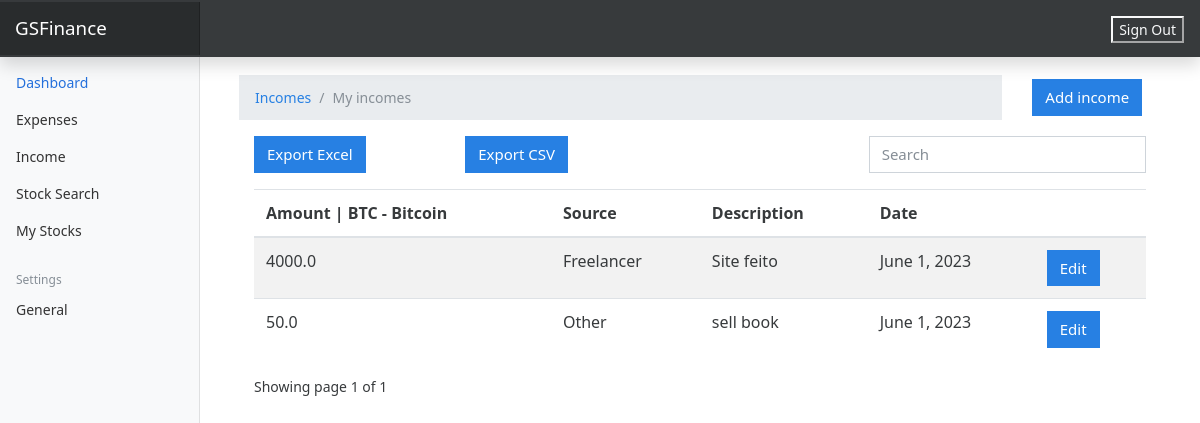
The page /income/ (signed in) on the database as committed earlier.
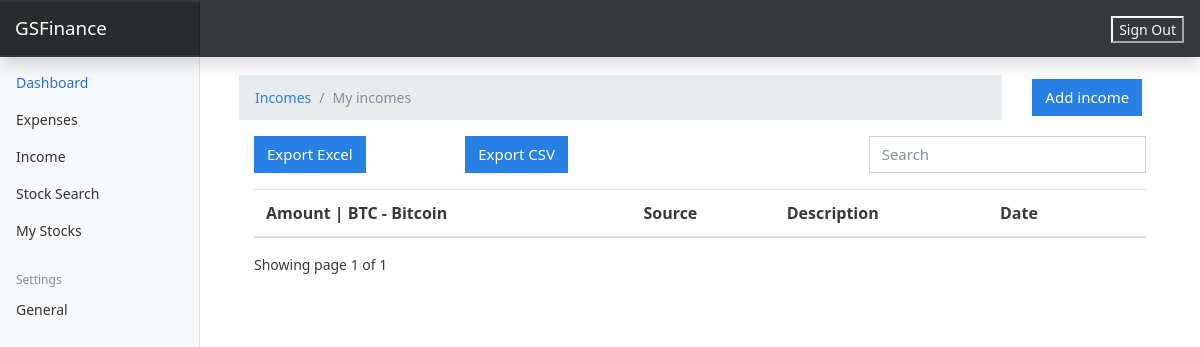
The same page on the database as committed later.
### userpreferences/models.py (models this page shows)
class UserPreference(models.Model):
    user = models.OneToOneField(to=User, on_delete=models.CASCADE)
    currency = models.CharField(max_length=255, blank=True, null=True, default='BTC - BITCOIN')

### incomes/models.py (models this page shows, shortened)
class Income(models.Model):
    amount = models.FloatField()
    date = models.DateField(default=now)
    description = models.TextField()
    owner = models.ForeignKey(to=User, on_delete=models.CASCADE)
    source = models.CharField(max_length=266)
    class Meta:
        ordering: ['-date']

### incomes/views.py (the view)
# urls.py: path('', views.index, name="expenses"),
@login_required(login_url='auth/login/')
def index(request):
    income = Income.objects.filter(owner=request.user)
    paginator = Paginator(income, 4)
    page_number = request.GET.get('page')
    page_obj = Paginator.get_page(paginator, page_number)
    currency = UserPreference.objects.get(user=request.user).currency
    context = {
        'income': income,
        'page_obj': page_obj,
        'currency': currency
    }
    return render(request, 'income/index.html', context)

### templates/income/index.html (shortened to what this page needs)
{% extends 'base.html' %}
{% load static %}
{% block content %}
    <div class="container">
        <div class="row">
            <div class="col-md-10">
                <nav aria-label="breadcrumb">
                  <ol class="breadcrumb">
                    <li class="breadcrumb-item"><a href="">Incomes</a></li>
                    <li class="breadcrumb-item active" aria-current="page">My incomes</li>
                  </ol>
                </nav>
            </div>
            <div class="col-md-2 mt-1">
                <a href="{% url 'add-incomes' %}" class="btn btn-primary"> Add income</a>
            </div>
        </div>
        <div class="container">
        <div class="row">
            <div class="col-md-8">
                <a class="btn btn-primary mr-5" href="{% url 'export-excel' %}">Export Excel</a>
                <a class="btn btn-primary ml-5" href="{% url 'export-csv' %}">Export CSV</a>
            </div>
            <div class="col-md-4">
                <div class="form-group">
                    <input type="text" class="form-control" id="searchField" placeholder="Search">
                </div>
            </div>
        </div>
        <div class="app-table">
            <table class="table table-striped table-hover">
                <thead>
                <tr>
                    <th>Amount | {{ currency }}</th>
                    <th>Source</th>
                    <th>Description</th>
                    <th>Date</th>
                    <th></th>
                </tr>
                </thead>
                <tbody>
                {% for exp in page_obj %}
                <tr>
                    <td>{{ exp.amount }}</td>
                    <td>{{ exp.source }}</td>
                    <td>{{ exp.description }}</td>
                    <td>{{ exp.date }}</td>
                    <td><a href="{% url 'income-edit' exp.id %}" class="btn btn-primary">Edit</a></td>
                </tr>
                {% endfor %}
                </tbody>
            </table>
        </div>
    <div class="pagination-container">
    {% if page_obj.number > 0 %}
    <div class="">
      Showing page {{page_obj.number}} of {{ page_obj.paginator.num_pages }}
    </div>
    {% else %}
        <div class="">
            There is no Income yet
        </div>
    {% endif %}
    </div>
    </div>
    </div>
{% endblock content %}

### templates/base.html (shortened to what this page needs)
{% load static %}
<html lang="en">
  <head>
    <link href="{% static 'css/bootstrap.css'%}" rel="stylesheet" />
    <link href="{% static 'css/main.css'%}" rel="stylesheet" />
    <link href="{% static 'css/dashboard.css' %}" rel="stylesheet" />
  </head>
  <body>
    <nav class="navbar navbar-dark fixed-top bg-dark flex-md-nowrap p-0 shadow">
      <a class="navbar-brand col-sm-3 col-md-2 mr-0" href="{%  url 'expenses' %}">GSFinance</a>
      <ul
        class="navbar-nav px-3"
        style="display: flex; flex-direction: row; align-items: center;"
      >
        <li class="nav-item text-nowrap mt-3 ml-2">
          <form action="{% url 'logout' %}" method="POST">
            <input
              class="text text-capitalize btn-dark btn-outline-light"
              type="submit"
              value="Sign out"
            />
          </form>
        </li>
      </ul>
    </nav>
    <div class="container-fluid">
      <div class="row">
        {% include 'partials/_sidebar.html' %}
        <main role="main" class="col-md-9 ml-sm-auto col-lg-10 px-4" style="padding-top: 75px">
          {% block content %} {% endblock %}
        </main>
      </div>
    </div>
  </body>
</html>

### templates/partials/_sidebar.html (shortened to what this page needs)
{% load static %}
<nav class="col-md-2 mt-3 d-none d-md-block bg-light sidebar">
  <div class="sidebar-sticky">
        <ul class="nav flex-column">
          <li class="nav-item">
            <a class="nav-link active" href="#">
              Dashboard <span class="sr-only">(current)</span>
            </a>
          </li>
          <li class="nav-item">
            <a class="nav-link" href="{%  url 'expenses' %}">
              Expenses
            </a>
          </li>
          <li class="nav-item">
            <a class="nav-link" href="{% url 'incomes' %}">
              Income
            </a>
          </li>
        </ul>
        <ul class="nav flex-column">
          <li class="nav-item">
            <a class="nav-link" href="#">
              Stock Search
            </a>
          </li>
          <li class="nav-item">
            <a class="nav-link" href="{% url 'stocks' %}">
              My Stocks
            </a>
          </li>
        </ul>
    <h4
      class="sidebar-heading d-flex justify-content-between align-items-center px-3 mt-4 mb-1 text-muted"
    >
      <span>Settings</span>
    </h4>
    <ul class="nav flex-column mb-2">
      <li class="nav-item">
        <a class="nav-link" href="{% url 'preferences' %}">
          General
        </a>
      </li>
    </ul>
  </div>
</nav>

### financer_manager/static/css/dashboard.css (style rules this page uses)
body { font-size: .875rem; }
.sidebar { position: fixed; top: 0; bottom: 0; left: 0; z-index: 100; padding: 48px 0 0; box-shadow: inset -1px 0 0 rgba(0, 0, 0, .1); }
.sidebar-sticky { height: calc(100vh - 48px); overflow-x: hidden; overflow-y: auto; }
.sidebar .nav-link { font-weight: 500; color: #333; }
.sidebar .nav-link.active { color: #2470dc; }
.sidebar-heading { font-size: .75rem; }
.navbar-brand { padding-top: .75rem; padding-bottom: .75rem; background-color: rgba(0, 0, 0, .25); box-shadow: inset -1px 0 0 rgba(0, 0, 0, .25); }

Rows that differ between the two databases and show on the page:
removed Income: amount "4000.0", source "Freelancer", description "Site feito", date "June 1, 2023"
removed Income: amount "50.0", source "Other", description "sell book", date "June 1, 2023"
